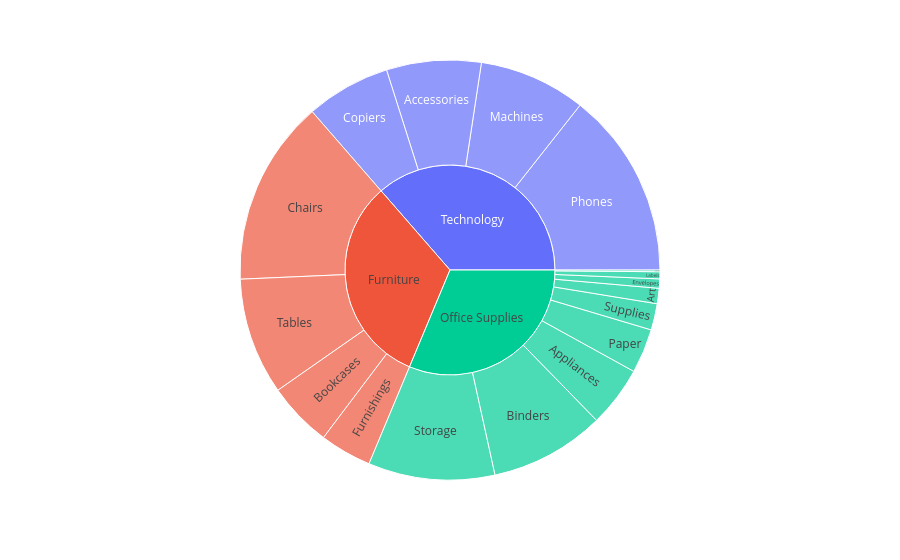

Notebook cell for this chart:
### Code cell
px.sunburst(bar,path=['Category','Sub-Category'],values='Sales')

### Figure 1 — Plotly figure (JSON) as saved in the notebook; plotly's stock layout.template omitted (floating-point values rounded to 4 significant figures)
{"data": [{"branchvalues": "total", "domain": {"x": [0, 1], "y": [0, 1]}, "hovertemplate": "labels=%{label}<br>Sales=%{value}<br>parent=%{parent}<br>id=%{id}<extra></extra>", "ids": ["Furniture/Bookcases", "Furniture/Chairs", "Furniture/Furnishings", "Furniture/Tables", "Office Supplies/Appliances", "Office Supplies/Art", "Office Supplies/Binders", "Office Supplies/Envelopes", "Office Supplies/Fasteners", "Office Supplies/Labels", "Office Supplies/Paper", "Office Supplies/Storage", "Office Supplies/Supplies", "Technology/Accessories", "Technology/Copiers", "Technology/Machines", "Technology/Phones", "Furniture", "Office Supplies", "Technology"], "labels": ["Bookcases", "Chairs", "Furnishings", "Tables", "Appliances", "Art", "Binders", "Envelopes", "Fasteners", "Labels", "Paper", "Storage", "Supplies", "Accessories", "Copiers", "Machines", "Phones", "Furniture", "Office Supplies", "Technology"], "name": "", "parents": ["Furniture", "Furniture", "Furniture", "Furniture", "Office Supplies", "Office Supplies", "Office Supplies", "Office Supplies", "Office Supplies", "Office Supplies", "Office Supplies", "Office Supplies", "Office Supplies", "Technology", "Technology", "Technology", "Technology", "", "", ""], "type": "sunburst", "values": [114900.0, 328400.0, 91710.0, 207000.0, 107500.0, 27120.0, 203400.0, 16480.0, 3024.0, 12490.0, 78480.0, 223800.0, 46670.0, 167400.0, 149500.0, 189200.0, 330000.0, 742000.0, 719000.0, 836200.0]}], "layout": {"legend": {"tracegroupgap": 0}, "margin": {"t": 60}}}
